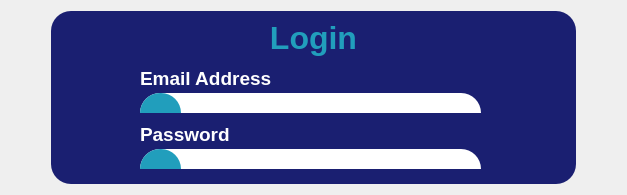
        <widget class="QWidget" name="loginPage">
         <layout class="QVBoxLayout" name="verticalLayout_5">
          <item>
           <layout class="QHBoxLayout" name="horizontalLayout_4">
            <item>
             <spacer name="horizontalSpacer_5">
              <property name="orientation">
               <enum>Qt::Orientation::Horizontal</enum>
              </property>
              <property name="sizeHint" stdset="0">
               <size>
                <width>40</width>
                <height>20</height>
               </size>
              </property>
             </spacer>
            </item>
            <item>
             <widget class="QWidget" name="login_box" native="true">
              <property name="minimumSize">
               <size>
                <width>525</width>
                <height>0</height>
               </size>
              </property>
              <property name="maximumSize">
               <size>
                <width>16777215</width>
                <height>325</height>
               </size>
              </property>
              <property name="styleSheet">
               <string notr="true">#bottom_4,
#login_box{
	background-color: #1A1F71;
	border-radius: 20px;
	/*border: 10 solid #E4EAFE;*/
}</string>
              </property>
              <layout class="QVBoxLayout" name="verticalLayout_9">
               <item>
                <widget class="QLabel" name="label_4">
                 <property name="font">
                  <font>
                   <pointsize>48</pointsize>
                   <bold>true</bold>
                  </font>
                 </property>
                 <property name="styleSheet">
                  <string notr="true"/>
                 </property>
                 <property name="text">
                  <string>&lt;html&gt;&lt;head/&gt;&lt;body&gt;&lt;p align=&quot;center&quot;&gt;&lt;span style=&quot; font-size:24pt; color:#219ebc;&quot;&gt;Login&lt;/span&gt;&lt;/p&gt;&lt;/body&gt;&lt;/html&gt;</string>
                 </property>
                </widget>
               </item>
               <item>
                <widget class="QFrame" name="email_grp_3">
                 <property name="enabled">
                  <bool>true</bool>
                 </property>
                 <property name="minimumSize">
                  <size>
                   <width>0</width>
                   <height>50</height>
                  </size>
                 </property>
                 <property name="styleSheet">
                  <string notr="true">#email_grp_3 {
	background-color: #1A1F71;
	border-radius: 20px;
}

#inputBox_3{
	background-color: #FFFFFF;
	border-radius: 20px;
}

#email_icon_3{
	background-color: #219EBC;
	border-radius: 20px;
}

#lineEdit_3{
	background-color: #FFFFFF;
	border-radius: 20px;
}</string>
                 </property>
                 <property name="frameShape">
                  <enum>QFrame::Shape::StyledPanel</enum>
                 </property>
                 <property name="frameShadow">
                  <enum>QFrame::Shadow::Raised</enum>
                 </property>
                 <widget class="QFrame" name="inputBox_3">
                  <property name="geometry">
                   <rect>
                    <x>80</x>
                    <y>30</y>
                    <width>341</width>
                    <height>41</height>
                   </rect>
                  </property>
                  <property name="frameShape">
                   <enum>QFrame::Shape::StyledPanel</enum>
                  </property>
                  <property name="frameShadow">
                   <enum>QFrame::Shadow::Raised</enum>
                  </property>
                  <widget class="QLineEdit" name="lineEdit_3">
                   <property name="geometry">
                    <rect>
                     <x>50</x>
                     <y>10</y>
                     <width>271</width>
                     <height>21</height>
                    </rect>
                   </property>
                   <property name="palette">
                    <palette>
                     <active>
                      <colorrole role="Button">
                       <brush brushstyle="SolidPattern">
                        <color alpha="255">
                         <red>255</red>
                         <green>255</green>
                         <blue>255</blue>
                        </color>
                       </brush>
                      </colorrole>
                      <colorrole role="Text">
                       <brush brushstyle="SolidPattern">
                        <color alpha="255">
                         <red>0</red>
                         <green>0</green>
                         <blue>0</blue>
                        </color>
                       </brush>
                      </colorrole>
                      <colorrole role="Base">
                       <brush brushstyle="SolidPattern">
                        <color alpha="255">
                         <red>255</red>
                         <green>255</green>
                         <blue>255</blue>
                        </color>
                       </brush>
                      </colorrole>
                      <colorrole role="Window">
                       <brush brushstyle="SolidPattern">
                        <color alpha="255">
                         <red>255</red>
                         <green>255</green>
                         <blue>255</blue>
                        </color>
                       </brush>
                      </colorrole>
                      <colorrole role="Accent">
                       <brush brushstyle="SolidPattern">
                        <color alpha="255">
                         <red>33</red>
                         <green>158</green>
                         <blue>188</blue>
                        </color>
                       </brush>
                      </colorrole>
                     </active>
                     <inactive>
                      <colorrole role="Button">
                       <brush brushstyle="SolidPattern">
                        <color alpha="255">
                         <red>255</red>
                         <green>255</green>
                         <blue>255</blue>
                        </color>
                       </brush>
                      </colorrole>
                      <colorrole role="Text">
                       <brush brushstyle="SolidPattern">
                        <color alpha="255">
                         <red>0</red>
                         <green>0</green>
                         <blue>0</blue>
                        </color>
                       </brush>
                      </colorrole>
                      <colorrole role="Base">
                       <brush brushstyle="SolidPattern">
                        <color alpha="255">
                         <red>255</red>
                         <green>255</green>
                         <blue>255</blue>
                        </color>
                       </brush>
                      </colorrole>
                      <colorrole role="Window">
                       <brush brushstyle="SolidPattern">
                        <color alpha="255">
                         <red>255</red>
                         <green>255</green>
                         <blue>255</blue>
                        </color>
                       </brush>
                      </colorrole>
                      <colorrole role="Accent">
                       <brush brushstyle="SolidPattern">
                        <color alpha="255">
                         <red>33</red>
                         <green>158</green>
                         <blue>188</blue>
                        </color>
                       </brush>
                      </colorrole>
                     </inactive>
                     <disabled>
                      <colorrole role="Button">
                       <brush brushstyle="SolidPattern">
                        <color alpha="255">
                         <red>255</red>
                         <green>255</green>
                         <blue>255</blue>
                        </color>
                       </brush>
                      </colorrole>
                      <colorrole role="Base">
                       <brush brushstyle="SolidPattern">
                        <color alpha="255">
                         <red>255</red>
                         <green>255</green>
                         <blue>255</blue>
                        </color>
                       </brush>
                      </colorrole>
                      <colorrole role="Window">
                       <brush brushstyle="SolidPattern">
                        <color alpha="255">
                         <red>255</red>
                         <green>255</green>
                         <blue>255</blue>
                        </color>
                       </brush>
                      </colorrole>
                      <colorrole role="Accent">
                       <brush brushstyle="SolidPattern">
                        <color alpha="255">
                         <red>33</red>
                         <green>158</green>
                         <blue>188</blue>
                        </color>
                       </brush>
                      </colorrole>
                     </disabled>
                    </palette>
                   </property>
                   <property name="autoFillBackground">
                    <bool>false</bool>
                   </property>
                   <property name="text">
                    <string/>
                   </property>
                  </widget>
                  <widget class="QFrame" name="email_icon_3">
                   <property name="geometry">
                    <rect>
                     <x>0</x>
                     <y>0</y>
                     <width>41</width>
                     <height>41</height>
                    </rect>
                   </property>
                   <property name="frameShape">
                    <enum>QFrame::Shape::StyledPanel</enum>
                   </property>
                   <property name="frameShadow">
                    <enum>QFrame::Shadow::Raised</enum>
                   </property>
                   <widget class="QLabel" name="label_11">
                    <property name="geometry">
                     <rect>
                      <x>10</x>
                      <y>10</y>
                      <width>21</width>
                      <height>21</height>
                     </rect>
                    </property>
                    <property name="font">
                     <font>
                      <pointsize>48</pointsize>
                      <bold>true</bold>
                     </font>
                    </property>
                    <property name="layoutDirection">
                     <enum>Qt::LayoutDirection::RightToLeft</enum>
                    </property>
                    <property name="styleSheet">
                     <string notr="true"/>
                    </property>
                    <property name="text">
                     <string/>
                    </property>
                    <property name="pixmap">
                     <pixmap>assets/login_email.png</pixmap>
                    </property>
                   </widget>
                  </widget>
                 </widget>
                 <widget class="QLabel" name="label_12">
                  <property name="geometry">
                   <rect>
                    <x>80</x>
                    <y>0</y>
                    <width>161</width>
                    <height>31</height>
                   </rect>
                  </property>
                  <property name="font">
                   <font>
                    <pointsize>48</pointsize>
                    <bold>true</bold>
                   </font>
                  </property>
                  <property name="styleSheet">
                   <string notr="true"/>
                  </property>
                  <property name="text">
                   <string>&lt;html&gt;&lt;head/&gt;&lt;body&gt;&lt;p&gt;&lt;span style=&quot; font-size:14pt; color:#ffffff;&quot;&gt;Email Address&lt;/span&gt;&lt;/p&gt;&lt;/body&gt;&lt;/html&gt;</string>
                  </property>
                 </widget>
                </widget>
               </item>
               <item>
                <widget class="QFrame" name="password_grp_3">
                 <property name="enabled">
                  <bool>true</bool>
                 </property>
                 <property name="minimumSize">
                  <size>
                   <width>0</width>
                   <height>50</height>
                  </size>
                 </property>
                 <property name="styleSheet">
                  <string notr="true">#password_grp_3 {
	background-color: #1A1F71;
	border-radius: 20px;
}

#inputBox2_3{
	background-color: #FFFFFF;
	border-radius: 20px;
}

#password_icon_3{
	background-color: #219EBC;
	border-radius: 20px;
}

#lineEdit_10{
	background-color: #FFFFFF;
	border-radius: 20px;
}</string>
                 </property>
                 <property name="frameShape">
                  <enum>QFrame::Shape::StyledPanel</enum>
                 </property>
                 <property name="frameShadow">
                  <enum>QFrame::Shadow::Raised</enum>
                 </property>
                 <widget class="QFrame" name="inputBox2_3">
                  <property name="geometry">
                   <rect>
                    <x>80</x>
                    <y>30</y>
                    <width>341</width>
                    <height>41</height>
                   </rect>
                  </property>
                  <property name="frameShape">
                   <enum>QFrame::Shape::StyledPanel</enum>
                  </property>
                  <property name="frameShadow">
                   <enum>QFrame::Shadow::Raised</enum>
                  </property>
                  <widget class="QLineEdit" name="lineEdit_10">
                   <property name="geometry">
                    <rect>
                     <x>50</x>
                     <y>10</y>
                     <width>271</width>
                     <height>21</height>
                    </rect>
                   </property>
                   <property name="palette">
                    <palette>
                     <active>
                      <colorrole role="Button">
                       <brush brushstyle="SolidPattern">
                        <color alpha="255">
                         <red>255</red>
                         <green>255</green>
                         <blue>255</blue>
                        </color>
                       </brush>
                      </colorrole>
                      <colorrole role="Text">
                       <brush brushstyle="SolidPattern">
                        <color alpha="255">
                         <red>0</red>
                         <green>0</green>
                         <blue>0</blue>
                        </color>
                       </brush>
                      </colorrole>
                      <colorrole role="Base">
                       <brush brushstyle="SolidPattern">
                        <color alpha="255">
                         <red>255</red>
                         <green>255</green>
                         <blue>255</blue>
                        </color>
                       </brush>
                      </colorrole>
                      <colorrole role="Window">
                       <brush brushstyle="SolidPattern">
                        <color alpha="255">
                         <red>255</red>
                         <green>255</green>
                         <blue>255</blue>
                        </color>
                       </brush>
                      </colorrole>
                      <colorrole role="Accent">
                       <brush brushstyle="SolidPattern">
                        <color alpha="255">
                         <red>33</red>
                         <green>158</green>
                         <blue>188</blue>
                        </color>
                       </brush>
                      </colorrole>
                     </active>
                     <inactive>
                      <colorrole role="Button">
                       <brush brushstyle="SolidPattern">
                        <color alpha="255">
                         <red>255</red>
                         <green>255</green>
                         <blue>255</blue>
                        </color>
                       </brush>
                      </colorrole>
                      <colorrole role="Text">
                       <brush brushstyle="SolidPattern">
                        <color alpha="255">
                         <red>0</red>
                         <green>0</green>
                         <blue>0</blue>
                        </color>
                       </brush>
                      </colorrole>
                      <colorrole role="Base">
                       <brush brushstyle="SolidPattern">
                        <color alpha="255">
                         <red>255</red>
                         <green>255</green>
                         <blue>255</blue>
                        </color>
                       </brush>
                      </colorrole>
                      <colorrole role="Window">
                       <brush brushstyle="SolidPattern">
                        <color alpha="255">
                         <red>255</red>
                         <green>255</green>
                         <blue>255</blue>
                        </color>
                       </brush>
                      </colorrole>
                      <colorrole role="Accent">
                       <brush brushstyle="SolidPattern">
                        <color alpha="255">
                         <red>33</red>
                         <green>158</green>
                         <blue>188</blue>
                        </color>
                       </brush>
                      </colorrole>
                     </inactive>
                     <disabled>
                      <colorrole role="Button">
                       <brush brushstyle="SolidPattern">
                        <color alpha="255">
                         <red>255</red>
                         <green>255</green>
                         <blue>255</blue>
                        </color>
                       </brush>
                      </colorrole>
                      <colorrole role="Base">
                       <brush brushstyle="SolidPattern">
                        <color alpha="255">
                         <red>255</red>
                         <green>255</green>
                         <blue>255</blue>
                        </color>
                       </brush>
                      </colorrole>
                      <colorrole role="Window">
                       <brush brushstyle="SolidPattern">
                        <color alpha="255">
                         <red>255</red>
                         <green>255</green>
                         <blue>255</blue>
                        </color>
                       </brush>
                      </colorrole>
                      <colorrole role="Accent">
                       <brush brushstyle="SolidPattern">
                        <color alpha="255">
                         <red>33</red>
                         <green>158</green>
                         <blue>188</blue>
                        </color>
                       </brush>
                      </colorrole>
                     </disabled>
                    </palette>
                   </property>
                   <property name="autoFillBackground">
                    <bool>false</bool>
                   </property>
                   <property name="text">
                    <string/>
                   </property>
                  </widget>
                  <widget class="QFrame" name="password_icon_3">
                   <property name="geometry">
                    <rect>
                     <x>0</x>
                     <y>0</y>
                     <width>41</width>
                     <height>41</height>
                    </rect>
                   </property>
                   <property name="frameShape">
                    <enum>QFrame::Shape::StyledPanel</enum>
                   </property>
                   <property name="frameShadow">
                    <enum>QFrame::Shadow::Raised</enum>
                   </property>
                   <widget class="QLabel" name="label_22">
                    <property name="geometry">
                     <rect>
                      <x>0</x>
                      <y>10</y>
                      <width>31</width>
                      <height>21</height>
                     </rect>
                    </property>
                    <property name="font">
                     <font>
                      <pointsize>48</pointsize>
                      <bold>true</bold>
                     </font>
                    </property>
                    <property name="layoutDirection">
                     <enum>Qt::LayoutDirection::RightToLeft</enum>
                    </property>
                    <property name="styleSheet">
                     <string notr="true"/>
                    </property>
                    <property name="text">
                     <string/>
                    </property>
                    <property name="pixmap">
                     <pixmap>assets/login_passwrod.png</pixmap>
                    </property>
                   </widget>
                  </widget>
                 </widget>
                 <widget class="QLabel" name="label_23">
                  <property name="geometry">
                   <rect>
                    <x>80</x>
                    <y>0</y>
                    <width>161</width>
                    <height>31</height>
                   </rect>
                  </property>
                  <property name="font">
                   <font>
                    <pointsize>48</pointsize>
                    <bold>true</bold>
                   </font>
                  </property>
                  <property name="styleSheet">
                   <string notr="true"/>
                  </property>
                  <property name="text">
                   <string>&lt;html&gt;&lt;head/&gt;&lt;body&gt;&lt;p&gt;&lt;span style=&quot; font-size:14pt; color:#ffffff;&quot;&gt;Password&lt;/span&gt;&lt;/p&gt;&lt;/body&gt;&lt;/html&gt;</string>
                  </property>
                 </widget>
                </widget>
               </item>
               <item>
                <widget class="QFrame" name="bottom_4">
                 <property name="frameShape">
                  <enum>QFrame::Shape::StyledPanel</enum>
                 </property>
                 <property name="frameShadow">
                  <enum>QFrame::Shadow::Raised</enum>
                 </property>
                 <widget class="QPushButton" name="login_button">
                  <property name="geometry">
                   <rect>
                    <x>430</x>
                    <y>20</y>
                    <width>51</width>
                    <height>41</height>
                   </rect>
                  </property>
                  <property name="font">
                   <font>
                    <pointsize>6</pointsize>
                   </font>
                  </property>
                  <property name="styleSheet">
                   <string notr="true">#login_button, #login_button:flat{
	background-color: #219EBC;
	border-radius: 20px;
}

#login_button:hover {
    background-color: #43DBFF;
}</string>
                  </property>
                  <property name="text">
                   <string/>
                  </property>
                  <property name="icon">
                   <iconset>
                    <normaloff>assets/login_button.png</normaloff>assets/login_button.png</iconset>
                  </property>
                  <property name="iconSize">
                   <size>
                    <width>50</width>
                    <height>50</height>
                   </size>
                  </property>
                 </widget>
                 <widget class="QLabel" name="noacc_link">
                  <property name="geometry">
                   <rect>
                    <x>80</x>
                    <y>0</y>
                    <width>111</width>
                    <height>21</height>
                   </rect>
                  </property>
                  <property name="font">
                   <font>
                    <pointsize>48</pointsize>
                    <bold>true</bold>
                   </font>
                  </property>
                  <property name="styleSheet">
                   <string notr="true">#noacc_link{
	color: #FFFFFF;
}

#noacc_link:hover {
	color: #61CAFF;
}</string>
                  </property>
                  <property name="text">
                   <string>&lt;!DOCTYPE HTML PUBLIC &quot;-//W3C//DTD HTML 4.0//EN&quot; &quot;http://www.w3.org/TR/REC-html40/strict.dtd&quot;&gt;
&lt;html&gt;&lt;head&gt;&lt;meta name=&quot;qrichtext&quot; content=&quot;1&quot; /&gt;&lt;meta charset=&quot;utf-8&quot; /&gt;&lt;style type=&quot;text/css&quot;&gt;
p, li { white-space: pre-wrap; }
hr { height: 1px; border-width: 0; }
li.unchecked::marker { content: &quot;\2610&quot;; }
li.checked::marker { content: &quot;\2612&quot;; }
&lt;/style&gt;&lt;/head&gt;&lt;body style=&quot; font-family:'Segoe UI'; font-size:48pt; font-weight:700; font-style:normal;&quot;&gt;
&lt;p style=&quot; margin-top:12px; margin-bottom:12px; margin-left:0px; margin-right:0px; -qt-block-indent:0; text-indent:0px;&quot;&gt;&lt;span style=&quot; font-size:9pt; text-decoration: underline;&quot;&gt;No account yet?&lt;/span&gt;&lt;/p&gt;&lt;/body&gt;&lt;/html&gt;</string>
                  </property>
                  <property name="openExternalLinks">
                   <bool>false</bool>
                  </property>
                  <property name="textInteractionFlags">
                   <set>Qt::TextInteractionFlag::TextBrowserInteraction</set>
                  </property>
                 </widget>
                 <widget class="QLabel" name="forgot_link">
                  <property name="geometry">
                   <rect>
                    <x>290</x>
                    <y>0</y>
                    <width>131</width>
                    <height>21</height>
                   </rect>
                  </property>
                  <property name="font">
                   <font>
                    <pointsize>48</pointsize>
                    <bold>true</bold>
                   </font>
                  </property>
                  <property name="styleSheet">
                   <string notr="true">#forgot_link {
	color: #FFFFFF;
}

#forgot_link:hover {
	color: #61CAFF;
}</string>
                  </property>
                  <property name="text">
                   <string>&lt;html&gt;&lt;head/&gt;&lt;body&gt;&lt;p align=&quot;right&quot;&gt;&lt;span style=&quot; font-size:9pt; text-decoration: underline;&quot;&gt;Forgot password?&lt;/span&gt;&lt;/p&gt;&lt;/body&gt;&lt;/html&gt;</string>
                  </property>
                 </widget>
                </widget>
               </item>
              </layout>
             </widget>
            </item>
            <item>
             <spacer name="horizontalSpacer_4">
              <property name="orientation">
               <enum>Qt::Orientation::Horizontal</enum>
              </property>
              <property name="sizeHint" stdset="0">
               <size>
                <width>40</width>
                <height>20</height>
               </size>
              </property>
             </spacer>
            </item>
           </layout>
          </item>
         </layout>
        </widget>
